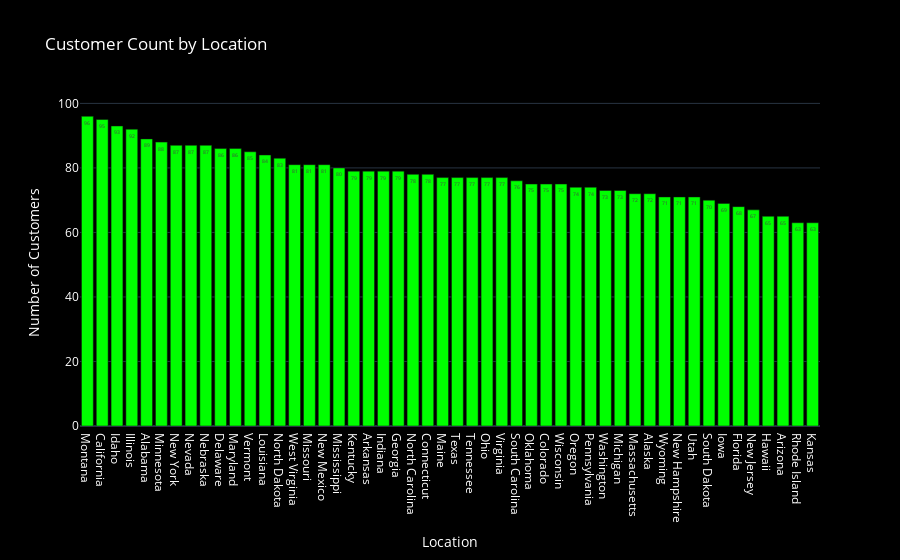

The notebook cell saved with this chart:
### Code cell
# Location-Based Analysis
location_counts = df['Location'].value_counts().reset_index()
location_counts.columns = ['Location', 'Count']

fig_location = px.bar(
    location_counts, 
    x='Location', 
    y='Count', 
    text='Count', 
    title='Customer Count by Location',
    color_discrete_sequence=['lime']
)
fig_location.update_layout(
    template='plotly_dark',
    plot_bgcolor='black',
    paper_bgcolor='black',
    font=dict(color='white'),
    xaxis_title='Location',
    yaxis_title='Number of Customers'
)
fig_location.show()

### Figure 1 — Plotly figure (JSON) as saved in the notebook; plotly's stock layout.template omitted (floating-point values rounded to 4 significant figures)
{"data": [{"hovertemplate": "Location=%{x}<br>Count=%{text}<extra></extra>", "legendgroup": "", "marker": {"color": "lime", "pattern": {"shape": ""}}, "name": "", "orientation": "v", "showlegend": false, "text": [96.0, 95.0, 93.0, 92.0, 89.0, 88.0, 87.0, 87.0, 87.0, 86.0, 86.0, 85.0, 84.0, 83.0, 81.0, 81.0, 81.0, 80.0, 79.0, 79.0, 79.0, 79.0, 78.0, 78.0, 77.0, 77.0, 77.0, 77.0, 77.0, 76.0, 75.0, 75.0, 75.0, 74.0, 74.0, 73.0, 73.0, 72.0, 72.0, 71.0, 71.0, 71.0, 70.0, 69.0, 68.0, 67.0, 65.0, 65.0, 63.0, 63.0], "textposition": "auto", "type": "bar", "x": ["Montana", "California", "Idaho", "Illinois", "Alabama", "Minnesota", "New York", "Nevada", "Nebraska", "Delaware", "Maryland", "Vermont", "Louisiana", "North Dakota", "West Virginia", "Missouri", "New Mexico", "Mississippi", "Kentucky", "Arkansas", "Indiana", "Georgia", "North Carolina", "Connecticut", "Maine", "Texas", "Tennessee", "Ohio", "Virginia", "South Carolina", "Oklahoma", "Colorado", "Wisconsin", "Oregon", "Pennsylvania", "Washington", "Michigan", "Massachusetts", "Alaska", "Wyoming", "New Hampshire", "Utah", "South Dakota", "Iowa", "Florida", "New Jersey", "Hawaii", "Arizona", "Rhode Island", "Kansas"], "xaxis": "x", "y": [96, 95, 93, 92, 89, 88, 87, 87, 87, 86, 86, 85, 84, 83, 81, 81, 81, 80, 79, 79, 79, 79, 78, 78, 77, 77, 77, 77, 77, 76, 75, 75, 75, 74, 74, 73, 73, 72, 72, 71, 71, 71, 70, 69, 68, 67, 65, 65, 63, 63], "yaxis": "y"}], "layout": {"barmode": "relative", "font": {"color": "white"}, "legend": {"tracegroupgap": 0}, "paper_bgcolor": "black", "plot_bgcolor": "black", "title": {"text": "Customer Count by Location"}, "xaxis": {"anchor": "y", "domain": [0, 1], "title": {"text": "Location"}}, "yaxis": {"anchor": "x", "domain": [0, 1], "title": {"text": "Number of Customers"}}}}
